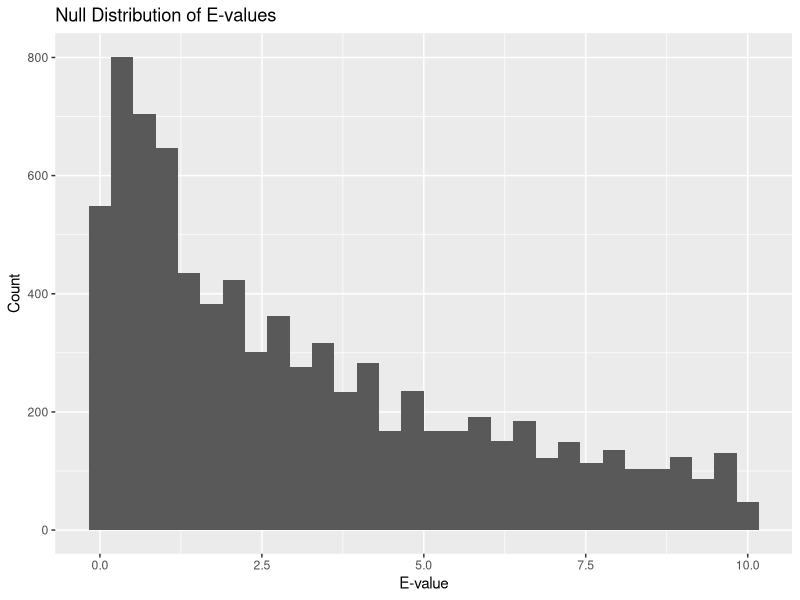

This chart was generated by the following R code:
## ---- chunk 1
library(ggplot2)
library(readr)
## ---- chunk 2
Evalues <- read_tsv("output23.txt")
## ---- chunk 3
Evalueshist <- ggplot(data=Evalues, aes(Evalues$'0.99')) + geom_histogram()
Evalueshist <- Evalueshist + labs(title="Null Distribution of E-values", x="E-value", y="Count")
Evalueshist
